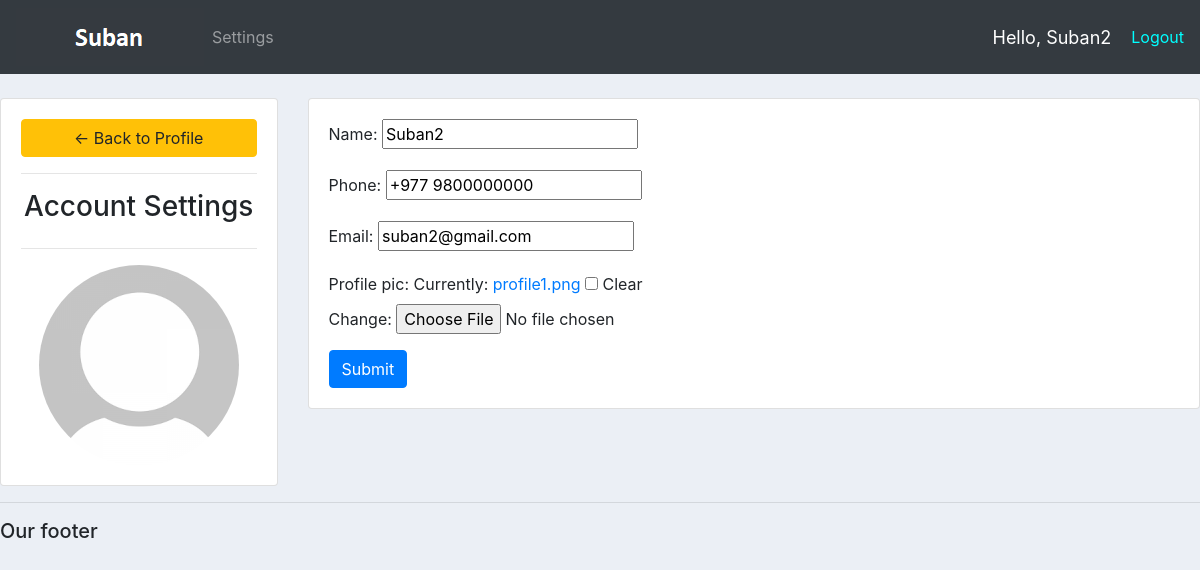
/account/ (signed in), run on the app's committed database.
### accounts/models.py (models this page shows, shortened)
class Customer(models.Model):
    user = models.OneToOneField(User, null=True, blank=True, on_delete=models.CASCADE)
    name = models.CharField(max_length=50, null=True)
    phone = models.CharField(max_length=50, null=True)
    email = models.CharField(max_length=50, null=True)
    date_created = models.DateTimeField(auto_now_add=True)
    profile_pic = models.ImageField(default="profile1.png", null=True, blank=True)

### accounts/decorators.py (the view)
        def wrapper_func(request, *args, **kwargs):
            group = None
            if request.user.groups.exists():
                group = request.user.groups.all()[0].name
            if group in allowed_roles:
                return view_func(request, *args, **kwargs)
            else:
                return HttpResponse("You are not authorized to view this page.")

### accounts/forms.py
class CustomerForm(ModelForm):
    class Meta:
        model = Customer
        fields = '__all__'
        exclude = ['user']

### accounts/views.py (called while the page is built)
@login_required(login_url='login')
@allowed_users(allowed_roles=['customer'])
def accountSettings(request):
    customer = request.user.customer
    form = CustomerForm(instance=customer)
    if request.method == 'POST':
        form = CustomerForm(request.POST, request.FILES, instance=customer)
        if form.is_valid():
            form.save()
    context = {'form':form}
    return render(request, "accounts/account_settings.html", context)

### accounts/templates/accounts/account_settings.html (shortened to what this page needs)
{% extends 'accounts/main.html' %}
{% load static %}
{% block content %}
<br>
<div class="row">
	<div class="col-md-3">
		<div class="card card-body">
			<a class="btn btn-warning" href="{% url 'home' %}"> &#8592; Back to Profile</a>
			<hr>
			<h3 style="text-align: center">Account Settings</h3>
			<hr>
			<img class="profile-pic" src="{{request.user.customer.profile_pic.url}}" >
		</div>
	</div>
	<div class="col-md-9">
		<div class="card card-body">
			<form method="POST" action="" enctype="multipart/form-data">
				{{form.as_p}}
			<input class="btn btn-primary" type="submit" name="Update Information">
			</form>
		</div>
	</div>
</div>
{% endblock %}

### accounts/templates/accounts/navbar.html (shortened to what this page needs)
{% load static %}
<nav class="navbar navbar-expand-lg navbar-dark bg-dark">
    <img src="{% static 'images/logo.png' %}" alt="">
    <div class="collapse navbar-collapse" id="navbarNav">
      <ul class="navbar-nav">
        {% if request.user.is_staff %}
        <li class="nav-item active">
          <a class="nav-link" href="{% url 'home' %}">Dashboard</a>
        </li>
        <li class="nav-item">
          <a class="nav-link" href="{% url 'products' %}">Products</a>
        </li>
        {% else %}
        <li class="nav-item">
        <a class="nav-link" href={% url 'account' %}>Settings</a>
        </li>
        {% endif %}
      </ul>
    </div>
    <span class="hello-msg">Hello, {{request.user}}</span>
    <span><a class="logout-btn" href="{% url 'logout' %}">Logout</a></span>
  </nav>

### static/css/main.css (style rules this page uses)
body { background-color: #ebeff5; }

### accounts/templates/accounts/navbar.html (style rules this page uses)
.hello-msg { color: white; font-size: 18px; margin-right: 20px; }
.logout-btn { text-decoration:none; color:cyan; }

### accounts/templates/accounts/account_settings.html (style rules this page uses)
.profile-pic { max-width: 200px; max-height:200px; margin: 0 auto; border-radius: 50%; }

### data on the page
Customer: name "Suban2", phone "+977 9800000000", email "suban2@gmail.com"

### other printed values
{{ request.user }} "Suban2"
